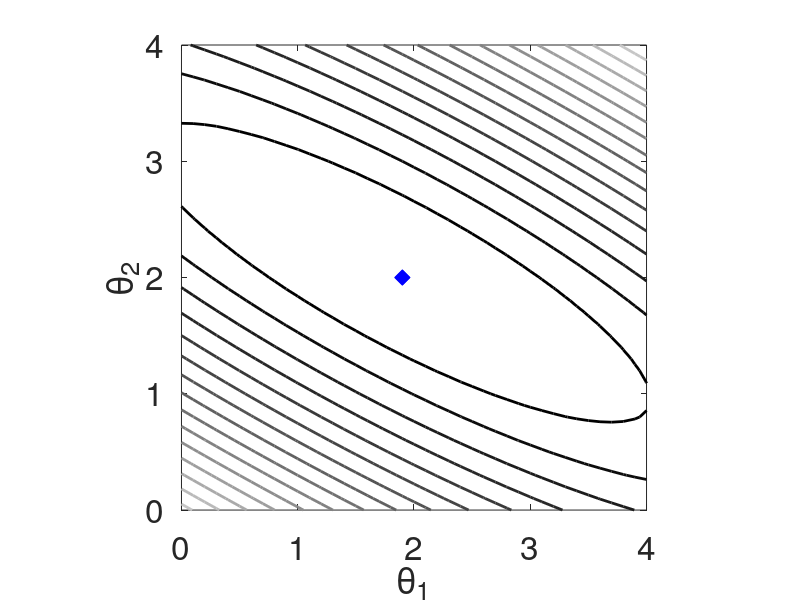

MATLAB code for this plot:
%
%   Plot the likelihood contours for the identifiable parameters in Example 2.4. 
%
% ORIGINALLY WRITTEN BY R. SMITH

  clear all
  close all

%

  dt1 = 0.1;
  dt2 = 0.1;

  theta1 = 0:dt1:4;
  theta2 = 0:dt2:4;
  nt1 = length(theta1);
  nt2 = length(theta2);
  theta1_val = 2.0;
  theta2_val = 2.0;
  [Theta1,Theta2] = meshgrid(theta1',theta2'); 

  t = 0:0.1:1;
  nt = length(t);
  sigma = 0.1;
  sigma2 = sigma^2;
  ve = sigma*randn(1,nt);

  ss1 = zeros(size(Theta1));
  for j = 1:nt
    y = ones(nt1,nt2)*(theta1_val*t(j) + theta2_val + ve(j));
    ss1 = ss1 + (y - (Theta1*t(j) + Theta2)).^2; 
  end
  likelihood = exp(-(1/2*sigma2)*ss1);
  maxval = max(max(likelihood));
 [xval,yval] = find(likelihood==maxval);
%
%  Plot contours 
%

  c = gray;
%  c = c(1:40,:);
  c = c(1:50,:);
  c = flipud(c);
  figure(1)
  contour(Theta1,Theta2,likelihood,15,'linewidth',2)  
  colormap(c)
  axis('equal') 
  hold on
  plot(theta1(yval),theta2(xval),'bx','linewidth',8)
  hold off 
  set(gca,'Fontsize',[24]);
  xlabel('\theta_1')
  ylabel('\theta_2')
  print -depsc likelihood_a

